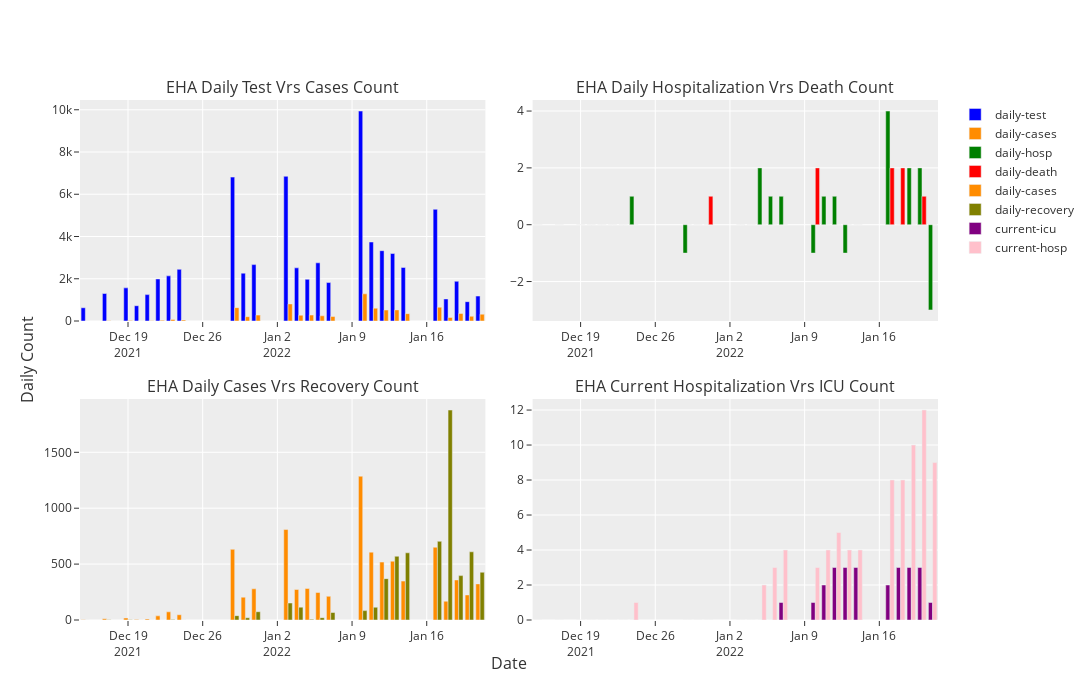

Notebook source saved alongside this figure:
### Markdown cell above
**Visualization of Each RHA Daily Tests, Cases, Hospitalization, Recovery & ICU Counts**

### Code cell
daily_analysis_eha(eastern_rha_data)

### Figure 1 — Plotly figure (JSON) as saved in the notebook; plotly's stock layout.template omitted (floating-point values rounded to 4 significant figures)
{"data": [{"hoverinfo": "y+x+name", "marker": {"color": "blue"}, "name": "daily-test", "type": "bar", "x": ["2021-12-15T00:00:00", "2021-12-17T00:00:00", "2021-12-19T00:00:00", "2021-12-20T00:00:00", "2021-12-21T00:00:00", "2021-12-22T00:00:00", "2021-12-23T00:00:00", "2021-12-24T00:00:00", "2021-12-29T00:00:00", "2021-12-30T00:00:00", "2021-12-31T00:00:00", "2022-01-03T00:00:00", "2022-01-04T00:00:00", "2022-01-05T00:00:00", "2022-01-06T00:00:00", "2022-01-07T00:00:00", "2022-01-10T00:00:00", "2022-01-11T00:00:00", "2022-01-12T00:00:00", "2022-01-13T00:00:00", "2022-01-14T00:00:00", "2022-01-17T00:00:00", "2022-01-18T00:00:00", "2022-01-19T00:00:00", "2022-01-20T00:00:00", "2022-01-21T00:00:00"], "xaxis": "x", "y": [627, 1302, 1569, 724, 1249, 1990, 2137, 2445, 6812, 2264, 2669, 6850, 2517, 1973, 2754, 1820, 9939, 3740, 3329, 3194, 2535, 5287, 1045, 1881, 915, 1180], "yaxis": "y"}, {"hoverinfo": "y+x+name", "marker": {"color": "darkorange"}, "name": "daily-cases", "type": "bar", "x": ["2021-12-15T00:00:00", "2021-12-17T00:00:00", "2021-12-19T00:00:00", "2021-12-20T00:00:00", "2021-12-21T00:00:00", "2021-12-22T00:00:00", "2021-12-23T00:00:00", "2021-12-24T00:00:00", "2021-12-29T00:00:00", "2021-12-30T00:00:00", "2021-12-31T00:00:00", "2022-01-03T00:00:00", "2022-01-04T00:00:00", "2022-01-05T00:00:00", "2022-01-06T00:00:00", "2022-01-07T00:00:00", "2022-01-10T00:00:00", "2022-01-11T00:00:00", "2022-01-12T00:00:00", "2022-01-13T00:00:00", "2022-01-14T00:00:00", "2022-01-17T00:00:00", "2022-01-18T00:00:00", "2022-01-19T00:00:00", "2022-01-20T00:00:00", "2022-01-21T00:00:00"], "xaxis": "x", "y": [3, 11, 18, 4, 9, 37, 73, 47, 632, 204, 279, 809, 273, 282, 246, 212, 1286, 607, 518, 526, 348, 651, 168, 358, 224, 323], "yaxis": "y"}, {"hoverinfo": "y+x+name", "marker": {"color": "green"}, "name": "daily-hosp", "type": "bar", "x": ["2021-12-15T00:00:00", "2021-12-17T00:00:00", "2021-12-19T00:00:00", "2021-12-20T00:00:00", "2021-12-21T00:00:00", "2021-12-22T00:00:00", "2021-12-23T00:00:00", "2021-12-24T00:00:00", "2021-12-29T00:00:00", "2021-12-30T00:00:00", "2021-12-31T00:00:00", "2022-01-03T00:00:00", "2022-01-04T00:00:00", "2022-01-05T00:00:00", "2022-01-06T00:00:00", "2022-01-07T00:00:00", "2022-01-10T00:00:00", "2022-01-11T00:00:00", "2022-01-12T00:00:00", "2022-01-13T00:00:00", "2022-01-14T00:00:00", "2022-01-17T00:00:00", "2022-01-18T00:00:00", "2022-01-19T00:00:00", "2022-01-20T00:00:00", "2022-01-21T00:00:00"], "xaxis": "x2", "y": [0, 0, 0, 0, 0, 0, 0, 1, -1, 0, 0, 0, 0, 2, 1, 1, -1, 1, 1, -1, 0, 4, 0, 2, 2, -3], "yaxis": "y2"}, {"hoverinfo": "y+x+name", "marker": {"color": "red"}, "name": "daily-death", "type": "bar", "x": ["2021-12-15T00:00:00", "2021-12-17T00:00:00", "2021-12-19T00:00:00", "2021-12-20T00:00:00", "2021-12-21T00:00:00", "2021-12-22T00:00:00", "2021-12-23T00:00:00", "2021-12-24T00:00:00", "2021-12-29T00:00:00", "2021-12-30T00:00:00", "2021-12-31T00:00:00", "2022-01-03T00:00:00", "2022-01-04T00:00:00", "2022-01-05T00:00:00", "2022-01-06T00:00:00", "2022-01-07T00:00:00", "2022-01-10T00:00:00", "2022-01-11T00:00:00", "2022-01-12T00:00:00", "2022-01-13T00:00:00", "2022-01-14T00:00:00", "2022-01-17T00:00:00", "2022-01-18T00:00:00", "2022-01-19T00:00:00", "2022-01-20T00:00:00", "2022-01-21T00:00:00"], "xaxis": "x2", "y": [0, 0, 0, 0, 0, 0, 0, 0, 0, 0, 1, 0, 0, 0, 0, 0, 2, 0, 0, 0, 0, 2, 2, 0, 1, 0], "yaxis": "y2"}, {"hoverinfo": "y+x+name", "marker": {"color": "darkorange"}, "name": "daily-cases", "type": "bar", "x": ["2021-12-15T00:00:00", "2021-12-17T00:00:00", "2021-12-19T00:00:00", "2021-12-20T00:00:00", "2021-12-21T00:00:00", "2021-12-22T00:00:00", "2021-12-23T00:00:00", "2021-12-24T00:00:00", "2021-12-29T00:00:00", "2021-12-30T00:00:00", "2021-12-31T00:00:00", "2022-01-03T00:00:00", "2022-01-04T00:00:00", "2022-01-05T00:00:00", "2022-01-06T00:00:00", "2022-01-07T00:00:00", "2022-01-10T00:00:00", "2022-01-11T00:00:00", "2022-01-12T00:00:00", "2022-01-13T00:00:00", "2022-01-14T00:00:00", "2022-01-17T00:00:00", "2022-01-18T00:00:00", "2022-01-19T00:00:00", "2022-01-20T00:00:00", "2022-01-21T00:00:00"], "xaxis": "x3", "y": [3, 11, 18, 4, 9, 37, 73, 47, 632, 204, 279, 809, 273, 282, 246, 212, 1286, 607, 518, 526, 348, 651, 168, 358, 224, 323], "yaxis": "y3"}, {"hoverinfo": "y+x+name", "marker": {"color": "olive"}, "name": "daily-recovery", "type": "bar", "x": ["2021-12-15T00:00:00", "2021-12-17T00:00:00", "2021-12-19T00:00:00", "2021-12-20T00:00:00", "2021-12-21T00:00:00", "2021-12-22T00:00:00", "2021-12-23T00:00:00", "2021-12-24T00:00:00", "2021-12-29T00:00:00", "2021-12-30T00:00:00", "2021-12-31T00:00:00", "2022-01-03T00:00:00", "2022-01-04T00:00:00", "2022-01-05T00:00:00", "2022-01-06T00:00:00", "2022-01-07T00:00:00", "2022-01-10T00:00:00", "2022-01-11T00:00:00", "2022-01-12T00:00:00", "2022-01-13T00:00:00", "2022-01-14T00:00:00", "2022-01-17T00:00:00", "2022-01-18T00:00:00", "2022-01-19T00:00:00", "2022-01-20T00:00:00", "2022-01-21T00:00:00"], "xaxis": "x3", "y": [0, 3, 2, 0, 1, 1, 4, 1, 39, 20, 74, 152, 115, 6, 21, 67, 84, 114, 370, 570, 601, 704, 1878, 397, 610, 427], "yaxis": "y3"}, {"hoverinfo": "y+x+name", "marker": {"color": "purple"}, "name": "current-icu", "type": "bar", "x": ["2021-12-15T00:00:00", "2021-12-17T00:00:00", "2021-12-19T00:00:00", "2021-12-20T00:00:00", "2021-12-21T00:00:00", "2021-12-22T00:00:00", "2021-12-23T00:00:00", "2021-12-24T00:00:00", "2021-12-29T00:00:00", "2021-12-30T00:00:00", "2021-12-31T00:00:00", "2022-01-03T00:00:00", "2022-01-04T00:00:00", "2022-01-05T00:00:00", "2022-01-06T00:00:00", "2022-01-07T00:00:00", "2022-01-10T00:00:00", "2022-01-11T00:00:00", "2022-01-12T00:00:00", "2022-01-13T00:00:00", "2022-01-14T00:00:00", "2022-01-17T00:00:00", "2022-01-18T00:00:00", "2022-01-19T00:00:00", "2022-01-20T00:00:00", "2022-01-21T00:00:00"], "xaxis": "x4", "y": [0, 0, 0, 0, 0, 0, 0, 0, 0, 0, 0, 0, 0, 0, 0, 1, 1, 2, 3, 3, 3, 2, 3, 3, 3, 1], "yaxis": "y4"}, {"hoverinfo": "y+x+name", "marker": {"color": "pink"}, "name": "current-hosp", "type": "bar", "x": ["2021-12-15T00:00:00", "2021-12-17T00:00:00", "2021-12-19T00:00:00", "2021-12-20T00:00:00", "2021-12-21T00:00:00", "2021-12-22T00:00:00", "2021-12-23T00:00:00", "2021-12-24T00:00:00", "2021-12-29T00:00:00", "2021-12-30T00:00:00", "2021-12-31T00:00:00", "2022-01-03T00:00:00", "2022-01-04T00:00:00", "2022-01-05T00:00:00", "2022-01-06T00:00:00", "2022-01-07T00:00:00", "2022-01-10T00:00:00", "2022-01-11T00:00:00", "2022-01-12T00:00:00", "2022-01-13T00:00:00", "2022-01-14T00:00:00", "2022-01-17T00:00:00", "2022-01-18T00:00:00", "2022-01-19T00:00:00", "2022-01-20T00:00:00", "2022-01-21T00:00:00"], "xaxis": "x4", "y": [0, 0, 0, 0, 0, 0, 0, 1, 0, 0, 0, 0, 0, 2, 3, 4, 3, 4, 5, 4, 4, 8, 8, 10, 12, 9], "yaxis": "y4"}], "layout": {"annotations": [{"font": {"size": 16}, "showarrow": false, "text": "EHA Daily Test Vrs Cases Count", "x": 0.2362, "xanchor": "center", "xref": "paper", "y": 1, "yanchor": "bottom", "yref": "paper"}, {"font": {"size": 16}, "showarrow": false, "text": "EHA Daily Hospitalization Vrs Death Count", "x": 0.7637, "xanchor": "center", "xref": "paper", "y": 1, "yanchor": "bottom", "yref": "paper"}, {"font": {"size": 16}, "showarrow": false, "text": "EHA Daily Cases Vrs Recovery Count", "x": 0.2362, "xanchor": "center", "xref": "paper", "y": 0.425, "yanchor": "bottom", "yref": "paper"}, {"font": {"size": 16}, "showarrow": false, "text": "EHA Current Hospitalization Vrs ICU Count", "x": 0.7637, "xanchor": "center", "xref": "paper", "y": 0.425, "yanchor": "bottom", "yref": "paper"}, {"font": {"size": 16}, "showarrow": false, "text": "Date", "x": 0.5, "xanchor": "center", "xref": "paper", "y": 0, "yanchor": "top", "yref": "paper", "yshift": -30}, {"font": {"size": 16}, "showarrow": false, "text": "Daily Count", "textangle": -90, "x": 0, "xanchor": "right", "xref": "paper", "xshift": -40, "y": 0.5, "yanchor": "middle", "yref": "paper"}], "barmode": "group", "height": 700, "showlegend": true, "width": 1200, "xaxis": {"anchor": "y", "domain": [0, 0.4725]}, "xaxis2": {"anchor": "y2", "domain": [0.5275, 1]}, "xaxis3": {"anchor": "y3", "domain": [0, 0.4725]}, "xaxis4": {"anchor": "y4", "domain": [0.5275, 1]}, "yaxis": {"anchor": "x", "domain": [0.575, 1]}, "yaxis2": {"anchor": "x2", "domain": [0.575, 1]}, "yaxis3": {"anchor": "x3", "domain": [0, 0.425]}, "yaxis4": {"anchor": "x4", "domain": [0, 0.425]}}}
